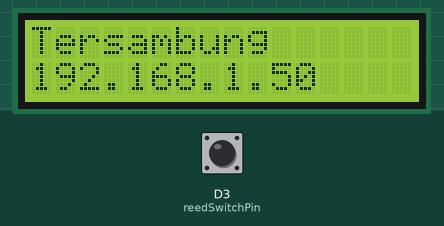
Simulated run of this sketch. Board: ESP8266 (NodeMCU). Parts: 16×2 character LCD. The test bench sets the inputs (shaded band); at power-on: D3 (reedSwitchPin) HIGH. WiFi joins after 1.5 s; servers stay silent unless stated; uploads are accepted with an empty reply; the local clock reads 2024-03-15 10:24:30 at power-on unless the sketch sets it; what the sketch prints to the serial monitor is not drawn.

Above: at 2.2 s.
At 5.9 s:
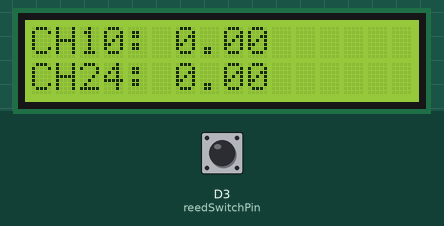
6.0 s: D3 (reedSwitchPin) pulled LOW for 0.15 s
9.1 s: D3 (reedSwitchPin) pulled LOW for 1 s
At 9.9 s:
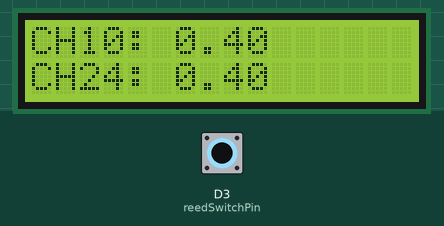
11.6 s: D3 (reedSwitchPin) pulled LOW for 0.15 s
At 14.0 s:
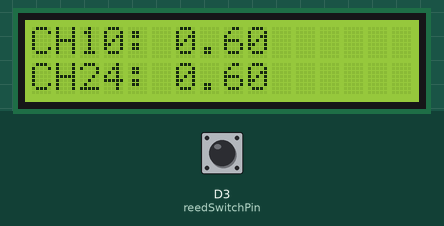
14.7 s: D3 (reedSwitchPin) pulled LOW for 1 s
At 18.0 s:
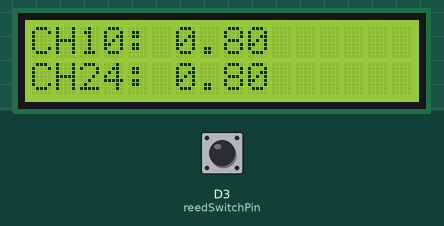
Timing chart, 0 to 19.5 s (numbered marks = the images above; inputs shaded):
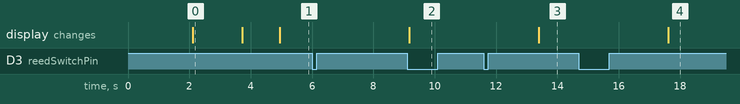

The sketch:

espargfix.ino
```cpp
#include <SoftwareSerial.h>
#include <ESP8266WiFi.h>
#include <ESP8266HTTPClient.h>
#include <WiFiClientSecureBearSSL.h>
#include <UniversalTelegramBot.h>
#include <WiFiClientSecure.h>
#include <Wire.h>
#include <RTClib.h>
#include <LiquidCrystal_I2C.h>

#define BOTtoken "6356213264:AAGdqdboiQabCL-bqmBCo1ncwSU49KqEYEI"
#define CHAT_ID "-4004373256"

X509List cert(TELEGRAM_CERTIFICATE_ROOT);
RTC_DS3231 rtc;
LiquidCrystal_I2C lcd(0x27, 16, 2);  // Change 0x27 to the I2C address of your LCD

WiFiClientSecure client;
UniversalTelegramBot bot(BOTtoken, client);
const IPAddress server(0,0,0,0);
const int httpPort = 80;
const char* ssid = "STMKG Spot";
const char* password = "stmkg2014";

const int reedSwitchPin = D3; // Digital pin 13
volatile int tipCount10 = 0;    // Counter for tip events
volatile int tipCount24 = 0;    // Counter for tip events
volatile float conversionFactor = 0.2;
float rain10=0;
float rain24=0;
unsigned long lastResetTime10 = 0; // Variable to store the last reset time
unsigned long lastResetTime24 = 0; // Variable to store the last reset time
// const unsigned long resetInterval = 86400000; // 1 minute in milliseconds


void IRAM_ATTR reedSwitchISR() {
  tipCount10++; // Increment the tip count when the reed switch is triggered
  rain10 = tipCount10 * conversionFactor;
  tipCount24++; // Increment the tip count when the reed switch is triggered
  rain24 = tipCount24 * conversionFactor;

}


void setup () {
  Serial.begin(9600);
  lcd.begin();
  lcd.clear();
  lcd.setCursor(0, 0);    // Set the cursor to the second line
  lcd.print("Menghubungkan");   // Display a label
  lcd.setCursor(0, 1);    // Set the cursor to the second line
  lcd.print("WiFi..");   // Display a label
  configTime(0, 0, "pool.ntp.org");      // get UTC time via NTP
  client.setTrustAnchors(&cert); // Add root certificate for api.telegram.org
  WiFi.begin(ssid, password);
    int i=0;
    while(WiFi.status() != WL_CONNECTED){
      Serial.print(".");
      delay(1000);
    }

  Serial.println("");
  Serial.println("WiFi connected");
  Serial.println("IP address: ");
  lcd.clear();
  lcd.setCursor(0, 0);    // Set the cursor to the second line
  lcd.print("Tersambung");   // Display a label
  lcd.setCursor(0, 1);    // Set the cursor to the second line
  lcd.print(WiFi.localIP());   // Display a label
  Serial.println(WiFi.localIP());
  Serial.println();
  bot.sendMessage(CHAT_ID, "Wifi ARG Hulu Terhubung!", "");
  bot.sendMessage(CHAT_ID, "System ARG Hulu dimulai!", "");
  pinMode(reedSwitchPin, INPUT_PULLUP); // Enable internal pull-up resistor
  attachInterrupt(digitalPinToInterrupt(reedSwitchPin), reedSwitchISR, FALLING); // Attach ISR to the falling edge of the reed switch signal
  rtc.begin();
  delay(1000);
  lcd.clear();
  lcd.setCursor(0, 0);    // Set the cursor to the second line
  lcd.print("Memulai");   // Display a label
  lcd.setCursor(0, 1);    // Set the cursor to the second line
  lcd.print("Sistem");   // Display a label
  delay(1000);
}

void loop () {

  DateTime now = rtc.now();
  unsigned long currentTime = now.unixtime();
  if (currentTime - lastResetTime10 >= 600) {
    // Reset the tipCount to zero
    tipCount10 = 0;
    rain10 = 0;

    // Update the last reset time
    lastResetTime10 = currentTime;
  }
  if (currentTime - lastResetTime24 >= 86400) {
    // Reset the tipCount to zero
    tipCount24 = 0;
    rain24 = 0;

    // Update the last reset time
    lastResetTime24 = currentTime;
  }

 if ((WiFi.status() == WL_CONNECTED)) {
      std::unique_ptr<BearSSL::WiFiClientSecure> client(new BearSSL::WiFiClientSecure);
      client->setInsecure();

      //create an HTTPClient instance
      HTTPClient https;

      String address;
      //equate with your computer's IP address and your directory application
      // C:\xampp\htdocs\arducoding_tutorial\nodemcu_log\webapi\api\create.php
      // address ="https://hanip.my.id/webapiarghulu/api/create.php?level=0&hujan=";
      // address += String(rain);
      address ="https://fews.stmkg.ac.id/webapiarg/api/create.php?hujan=";
      address += String(rain10);
      address += "&hujan24=";
      address += String(rain24);


      https.begin(*client,address);  //Specify request destination
      int httpCode = https.GET();//Send the request
      String payload;
      if (httpCode > 0) { //Check the returning code
          payload = https.getString();   //Get the request response payload
          payload.trim();
          if( payload.length() > 0 ){
            Serial.println(payload + "\n");
          }
      }


      https.end();   //Close connection
  }else{
    Serial.print("Not connected to wifi ");Serial.println(ssid);
  }
  lcd.clear();
  lcd.setCursor(0, 0);    // Set the cursor to the second line
  lcd.print("CH10: ");   // Display a label
  lcd.print(rain10);
  lcd.setCursor(0, 1);    // Set the cursor to the second line
  lcd.print("CH24: ");   // Display a label
  lcd.print(rain24);

  delay(4000);

}
```

Measured:
- after the input at 6.0 s, every drawn part: stays the same
- after the input at 9.1 s, the display: changes after 0.08 s (image 2)
- after the input at 11.6 s, the display: changes after 1.8 s (image 3)
- after the input at 14.7 s, the display: changes after 2.9 s (image 4)
- what the display in image 0 shows lasts 1.6 s, from 2.1 s to 3.7 s
